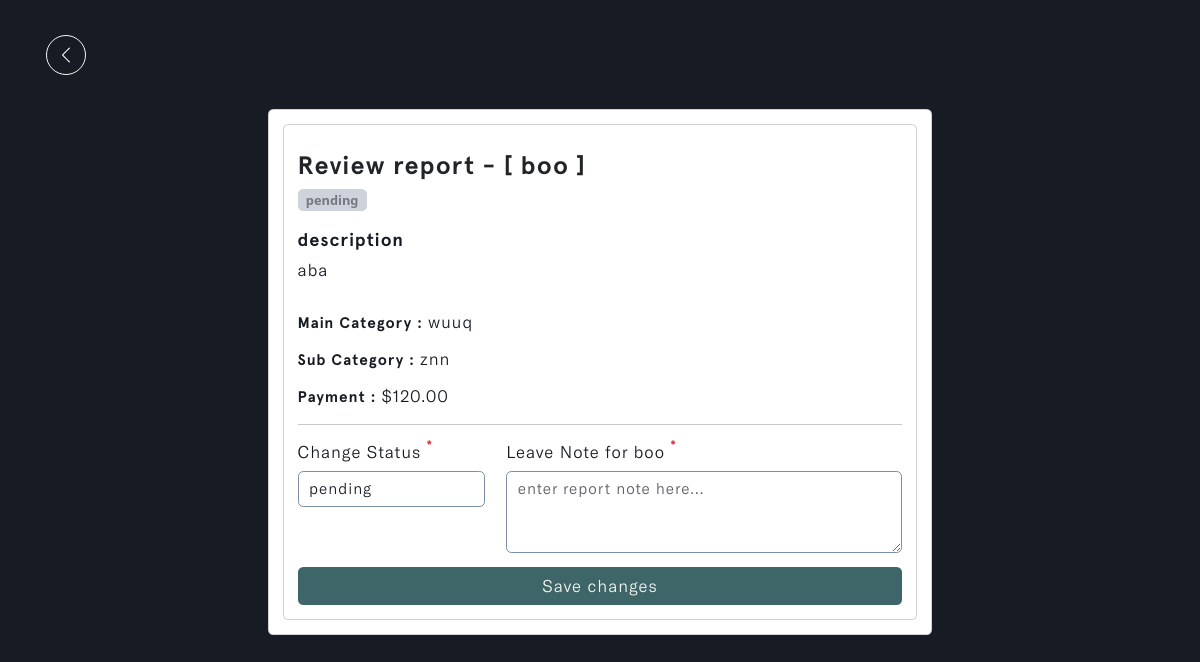
Before: /admins/review-report/699aff6dfcfc44a7a04a8d6b48845b5a with the older database file.
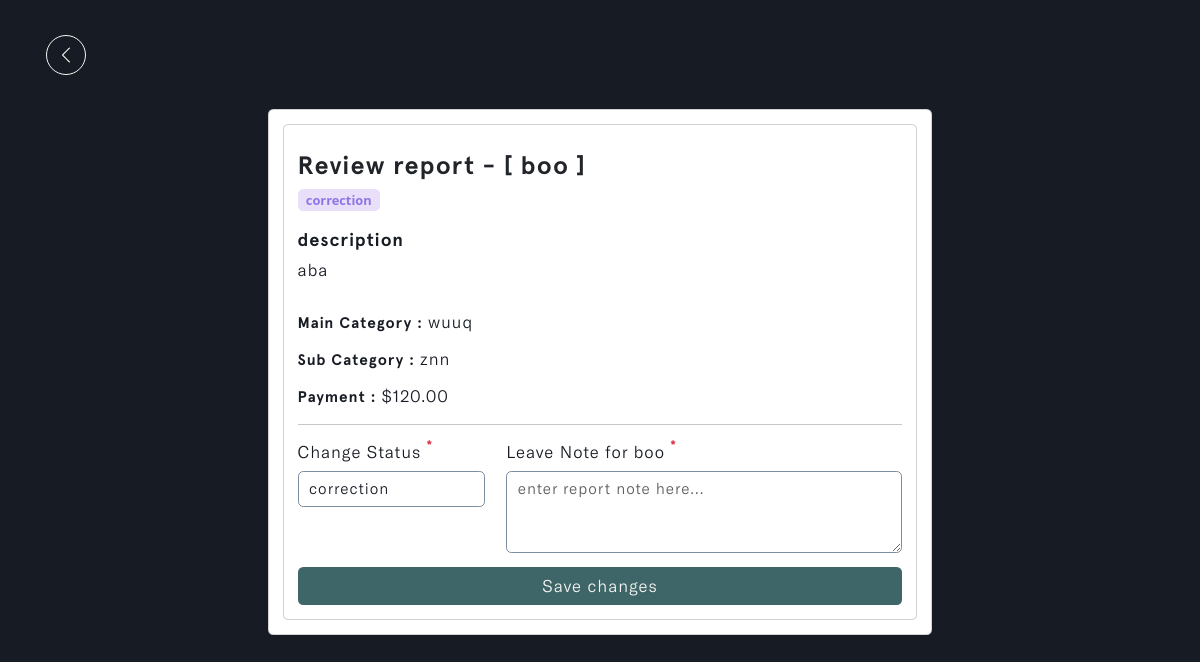
After: the same page with the newer database file.
### reports/models.py (models this page shows, shortened)
class Report(models.Model):
    STATUS = (
        ('pending', 'pending'),
        ('correction', 'correction'),
        ('approve', 'approve'),
        ('reject', 'reject')
    )
    account_owner = models.ForeignKey(Profile, on_delete=models.CASCADE, null=True, db_index=True)
    description = models.TextField(null=True, blank=True, db_index=True)
    main_category = models.CharField(max_length=255, null=True, blank=True, db_index=True)
    sub_category = models.CharField(max_length=255, null=True, blank=True, db_index=True)
    status = models.CharField(max_length=255, default="pending", null=True, blank=True, choices=STATUS, db_index=True)
    payment = models.DecimalField(max_digits=10, decimal_places=2, null=True, blank=True, default=0.00, db_index=True)
    report_note = models.TextField(null=True, blank=True, db_index=True)
    updated_time_stamp = models.DateTimeField(auto_now=True, db_index=True)
    created_time_stamp = models.DateTimeField(auto_now_add=True, db_index=True)
    id = models.UUIDField(default=uuid.uuid4, primary_key=True, unique=True, editable=False)
    class Meta:
        ordering = ['-updated_time_stamp']

### accounts/models.py (models this page shows)
class Profile(models.Model):
    user = models.OneToOneField(settings.AUTH_USER_MODEL, on_delete=models.CASCADE, blank=True, null=True)
    name = models.CharField(max_length=255, unique=True)
    username = models.CharField(max_length=255, unique=True, blank=True, null=True)
    email = models.EmailField(max_length=255, unique=True)
    updated_time_stamp = models.DateTimeField(auto_now=True)
    created_time_stamp = models.DateTimeField(auto_now_add=True)
    id = models.UUIDField(default=uuid.uuid4, primary_key=True, unique=True, editable=False)
    def __str__(self):
        return self.username

### u_admin/views.py (the view)
# urls.py: path('review-report/<str:report_id>', views.review_report, name='review-report'),
def review_report(request, report_id):
    report = Report.objects.get(id=report_id)
    form = ReviewReportForm(instance=report)
    if request.method == 'POST':
        form = ReviewReportForm(request.POST, instance=report)
        if form.is_valid():
            messages.success(request, 'Report Review Completed Successfully!')
            form.save()
            return redirect('pending-reports')
    context = {'form': form, 'report': report}
    return render(request, 'u_admin/review-report.html', context)

### reports/forms.py
class ReviewReportForm(ModelForm):
    class Meta:
        model = Report
        fields = ['status', 'report_note']
        widgets = {
            'report_note': forms.Textarea(attrs={'placeholder': 'enter report note here...', 'rows': 3, 'cols': 40}),
        }
    def __init__(self, *args, **kwargs):
        super(ReviewReportForm, self).__init__(*args, **kwargs)
        for name, fields in self.fields.items():
            fields.widget.attrs.update({'class': 'input form-control'})

### u_admin/templates/u_admin/review-report.html (shortened to what the changed rows need)
{% load static %}
{% load widget_tweaks %}
{% load humanize %}
<!DOCTYPE html>
<html lang="en" class="js has-scroll-init has-scroll-smooth">
  <head>
    <link rel="stylesheet" href="{% static '/css/bootstrap.min.css' %}" />
    <link rel="stylesheet" href="{% static '/css/review-report.css' %}" />
  </head>
  <body
    id="pageTop"
    class="page-content"
    data-spy="scroll"
    data-target="#mainNav"
  >
    <main>
      <div data-scroll class="page page--layout-2" id="main">
        <div id="hero">
          <div class="container-fluid">
            <div class="hero-intro">
              <div class="card d-flex mx-auto" id="review_card">
                <div class="card-body">
                  <div class="card">
                    <div class="card-body">
                      <h5>
                        Review report - [
                        {{report.account_owner}} ]
                      </h5>
                      <h6>
                        {% if report.status == 'pending' %}
                        <span class="badge pending">pending</span>
                        {% elif report.status == 'reject' %}
                        <span class="badge reject">reject</span>
                        {% elif report.status == 'correction' %}
                        <span class="badge correction">correction</span>
                        {% else %}
                        <span class="badge approve">approve</span>
                        {% endif %}
                      </h6>
                      <h2>description</h2>
                      <p>{{report.description}}</p>
                      <h3>
                        Main Category :
                        <span>{{report.main_category}}</span>
                      </h3>
                      <h3>
                        Sub Category :
                        <span>{{report.sub_category}}</span>
                      </h3>
                      <h3>
                        Payment :
                        <span>${{report.payment|floatformat:2|intcomma}}</span>
                      </h3>
                      <hr />
                      <form action="" method="POST">
                        <div class="row">
                          <div class="col-md-4">
                            <div class="mb-3">
                              <label
                                for="exampleFormControlInput1"
                                class="form-label"
                                >Change Status
                                <sup class="text-danger fw-bold fs-6"
                                  >*</sup
                                ></label
                              >
                              {{form.status}}
                            </div>
                          </div>
                          <div class="col-md-8">
                            <div class="mb-3">
                              <label
                                for="exampleFormControlInput1"
                                class="form-label"
                                >Leave Note for {{report.account_owner}}
                                <sup class="text-danger fw-bold fs-6"
                                  >*</sup
                                ></label
                              >
                              {{form.report_note}}
                            </div>
                          </div>
                        </div>
                        <div class="d-grid gap-2">
                        </div>
                      </form>
                    </div>
                  </div>
                </div>
              </div>
            </div>
          </div>
        </div>
      </div>
    </main>
  </body>
</html>

Changed rows visible on the page:
changed Report "aba": status "pending" → "correction"
Other visible differences:
text no longer shown: "pending"
text now shown: "correction"
